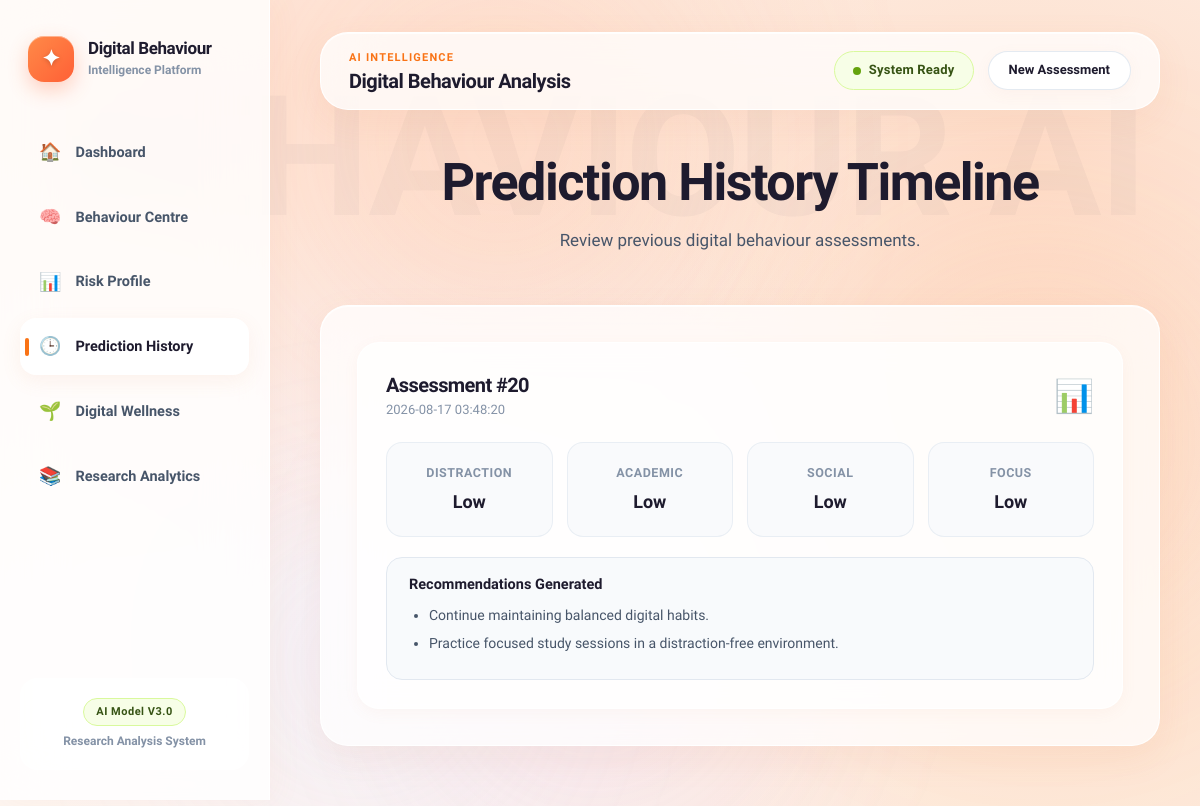
Before: /history with the older database file.
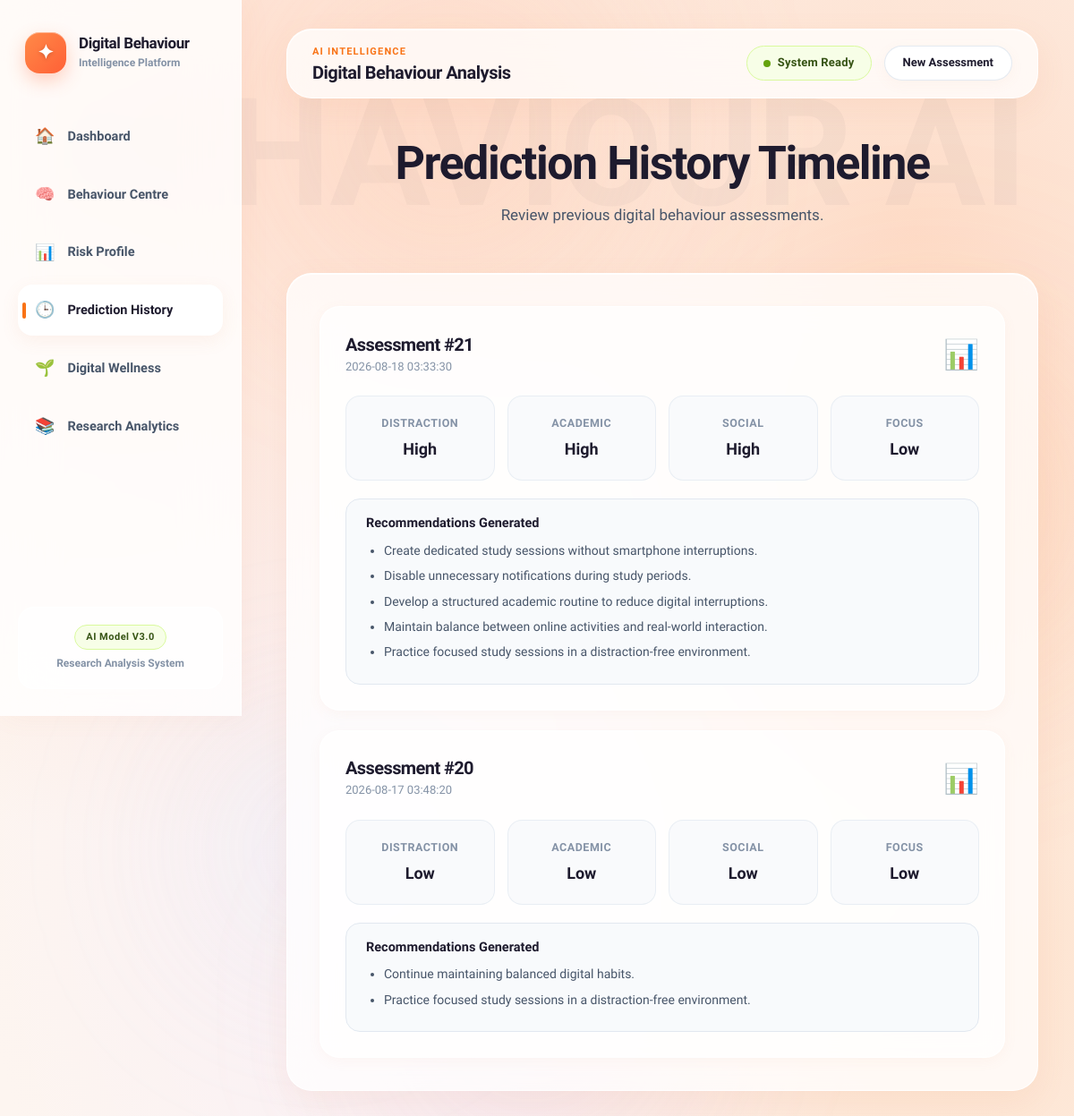
After: the same page with the newer database file.
### tables this page shows
CREATE TABLE assessments
        (

            id INTEGER PRIMARY KEY AUTOINCREMENT,

            created_at TEXT,

            input_data TEXT,

            prediction_data TEXT,

            recommendations TEXT

        );

### app.py (the view)
@app.route("/history")
def history():
    records = get_prediction_history()
    return render_template(
        "history.html",
        records=records
    )

### utils/database.py (called while the page is built, shortened)
def get_database_path():
    custom_path = os.environ.get("DATABASE_PATH")
    if custom_path:
        return custom_path

def initialize_database():
    db_path = get_database_path()
    db_dir = os.path.dirname(db_path)
    if db_dir:
        os.makedirs(db_dir, exist_ok=True)
    conn = sqlite3.connect(db_path)
    cursor = conn.cursor()
    cursor.execute(
        """
        CREATE TABLE IF NOT EXISTS assessments
        (
            id INTEGER PRIMARY KEY AUTOINCREMENT,
            created_at TEXT,
            input_data TEXT,
            prediction_data TEXT,
            recommendations TEXT
        )
        """
    )
    conn.commit()
    conn.close()

def get_prediction_history():
    initialize_database()
    db_path = get_database_path()
    conn = sqlite3.connect(db_path)
    conn.row_factory = sqlite3.Row
    cursor = conn.cursor()
    cursor.execute(
        """
        SELECT *
        FROM assessments
        ORDER BY id DESC
        """
    )
    rows = cursor.fetchall()
    conn.close()
    history = []
    for row in rows:
        try:
            history.append(
                {
                    "id": row["id"],
                    "date": row["created_at"],
                    "input": json.loads(row["input_data"]),
                    "prediction": json.loads(row["prediction_data"]),
                    "recommendations": json.loads(row["recommendations"])
                }
            )
        except Exception:
            continue
    return history

### templates/history.html (shortened to what this page needs)
{% extends "base.html" %}
{% block content %}
<div class="result-header">
<h1>
Prediction History Timeline
</h1>
<p>
Review previous digital behaviour assessments.
</p>
</div>
<div class="glass-card">
{% if records and records|length > 0 %}
<div class="history-wrapper">
{% for item in records %}
<div class="history-item">
<div class="history-top">
<div>
<h2>
Assessment #{{item.id}}
</h2>
<p>
{{item.date}}
</p>
</div>
<div class="history-icon">
📊
</div>
</div>
<div class="history-results">
<div class="history-box">
<span>
Distraction
</span>
<h3>
{{item.prediction.Distraction_Level}}
</h3>
</div>
<div class="history-box">
<span>
Academic
</span>
<h3>
{{item.prediction.Academic_Impact_Level}}
</h3>
</div>
<div class="history-box">
<span>
Social
</span>
<h3>
{{item.prediction.Social_Impact_Level}}
</h3>
</div>
<div class="history-box">
<span>
Focus
</span>
<h3>
{{item.prediction.Focus_Level}}
</h3>
</div>
</div>
<div class="recommendation-preview">
<h4>
Recommendations Generated
</h4>
<ul>
{% for rec in item.recommendations %}
<li>
{{rec}}
</li>
{% endfor %}
</ul>
</div>
</div>
{% endfor %}
</div>
{% endif %}
</div>
{% endblock %}

### templates/base.html (shortened to what this page needs)
<!DOCTYPE html>
<html lang="en">
<head>
<link href="https://cdn.jsdelivr.net/npm/bootstrap@5.3.3/dist/css/bootstrap.min.css" rel="stylesheet">
<link rel="stylesheet" href="{{ url_for('static', filename='css/style.css') }}">
<link rel="stylesheet" href="{{ url_for('static', filename='css/sidebar.css') }}">
<link rel="stylesheet" href="{{ url_for('static', filename='css/dashboard.css') }}">
<link rel="stylesheet" href="{{ url_for('static', filename='css/animation.css') }}">
<link rel="stylesheet" href="{{ url_for('static', filename='css/wellness.css') }}">
<link rel="stylesheet" href="{{ url_for('static', filename='css/research.css') }}">
</head>
<body>
<div class="background-effects">
    <div class="ambient-watermark">BEHAVIOUR AI</div>
    <div class="orb orb-one"></div>
    <div class="orb orb-two"></div>
    <div class="orb orb-four"></div>
</div>
<aside class="sidebar">
    <div class="brand">
        <div class="brand-icon">
            <span class="icon-symbol">✦</span>
        </div>
        <div>
            <h3>Digital Behaviour</h3>
            <p>Intelligence Platform</p>
        </div>
    </div>
    <nav class="menu">
        <a href="/" class="menu-item {% if request.path == '/' %}active{% endif %}">
            <span class="menu-icon">🏠</span>
            <span class="menu-text">Dashboard</span>
        </a>
        <a href="/behaviour" class="menu-item {% if request.path == '/behaviour' %}active{% endif %}">
            <span class="menu-icon">🧠</span>
            <span class="menu-text">Behaviour Centre</span>
        </a>
        <a href="/risk-profile" class="menu-item {% if request.path == '/risk-profile' %}active{% endif %}">
            <span class="menu-icon">📊</span>
            <span class="menu-text">Risk Profile</span>
        </a>
        <a href="/history" class="menu-item {% if request.path == '/history' %}active{% endif %}">
            <span class="menu-icon">🕒</span>
            <span class="menu-text">Prediction History</span>
        </a>
        <a href="/wellness" class="menu-item {% if request.path == '/wellness' %}active{% endif %}">
            <span class="menu-icon">🌱</span>
            <span class="menu-text">Digital Wellness</span>
        </a>
        <a href="/research" class="menu-item {% if request.path == '/research' %}active{% endif %}">
            <span class="menu-icon">📚</span>
            <span class="menu-text">Research Analytics</span>
        </a>
    </nav>
    <div class="sidebar-footer">
        <div class="footer-badge">AI Model V3.0</div>
        <p>Research Analysis System</p>
    </div>
</aside>
<main class="main-container">
    <header class="topbar">
        <div class="topbar-left">
            <span class="topbar-tag">AI Intelligence</span>
            <h2>Digital Behaviour Analysis</h2>
        </div>
        <div class="topbar-right">
            <div class="status-pill">
                <span class="pulse-dot"></span>
                System Ready
            </div>
            <a href="/" class="topbar-action-btn">New Assessment</a>
        </div>
    </header>
    <section class="page-content">
        {% block content %}
        {% endblock %}
    </section>
</main>
</body>
</html>

### static/css/sidebar.css (style rules this page uses)
.sidebar { position: fixed; left: 0; top: 0; height: 100vh; width: 270px; padding: 30px 20px; background: rgba(255, 255, 255, 0.82); backdrop-filter: blur(30px); -webkit-backdrop-filter: blur(30px); border-right: 1px solid rgba(255, 255, 255, 0.8); box-shadow: 4px 0 30px rgba(220, 130, 90, 0.06); z-index: 1000; display: flex; flex-direction: column; justify-content: space-between; }
.brand { display: flex; align-items: center; gap: 14px; padding: 6px 8px; margin-bottom: 36px; }
.brand-icon { width: 46px; height: 46px; border-radius: 16px; display: flex; align-items: center; justify-content: center; background: linear-gradient(135deg, #ff8a48 0%, #ff6036 100%); box-shadow: 0 8px 20px rgba(255, 106, 60, 0.3), inset 0 1px 0 rgba(255, 255, 255, 0.4); color: #ffffff; font-size: 20px; font-weight: 800; flex-shrink: 0; }
.icon-symbol { font-size: 22px; filter: drop-shadow(0 1px 2px rgba(0, 0, 0, 0.2)); }
.brand h3 { font-size: 17px; font-weight: 800; color: var(--text-heading); letter-spacing: -0.4px; margin: 0; line-height: 1.2; }
.brand p { font-size: 12px; color: var(--text-muted); font-weight: 600; margin: 3px 0 0; }
.menu { display: flex; flex-direction: column; gap: 8px; flex: 1; }
.menu-item { display: flex; align-items: center; gap: 14px; padding: 13px 18px; border-radius: 16px; color: var(--text-soft); text-decoration: none; font-size: 14.5px; font-weight: 600; transition: all 0.25s cubic-bezier(0.16, 1, 0.3, 1); position: relative; border: 1px solid transparent; }
.menu-icon { font-size: 18px; display: flex; align-items: center; justify-content: center; transition: transform 0.25s ease; }
.menu-text { flex: 1; }
.menu-item.active { color: var(--text-heading); background: #ffffff; border-color: rgba(255, 255, 255, 0.95); font-weight: 700; box-shadow: 0 6px 20px rgba(220, 130, 90, 0.09); }
.menu-item.active::before { content: ""; position: absolute; left: 4px; top: 50%; transform: translateY(-50%); width: 4px; height: 18px; border-radius: 4px; background: var(--primary); }
.sidebar-footer { padding: 18px; border-radius: 18px; background: rgba(255, 255, 255, 0.65); border: 1px solid rgba(255, 255, 255, 0.8); text-align: center; }
.footer-badge { display: inline-block; padding: 4px 12px; border-radius: var(--radius-pill); background: var(--accent-lime-bg); border: 1px solid var(--accent-lime-border); color: var(--accent-lime-text); font-size: 11px; font-weight: 800; letter-spacing: 0.5px; margin-bottom: 6px; }
.sidebar-footer p { margin: 0; font-size: 12px; color: var(--text-muted); font-weight: 600; }

### static/css/dashboard.css (style rules this page uses)
.history-wrapper { display: flex; flex-direction: column; gap: 22px; }
.history-item { padding: 28px; border-radius: 22px; background: rgba(255, 255, 255, 0.7); border: 1px solid rgba(255, 255, 255, 0.95); box-shadow: var(--shadow-sm); transition: all 0.3s ease; }
.history-top { display: flex; justify-content: space-between; align-items: center; margin-bottom: 20px; }
.history-top h2 { font-size: 20px; font-weight: 800; color: var(--text-heading); margin: 0; }
.history-top p { margin: 2px 0 0; font-size: 13px; color: var(--text-muted); }
.history-icon { font-size: 32px; }
.history-results { display: grid; grid-template-columns: repeat(4, 1fr); gap: 14px; }
.history-box { padding: 16px; border-radius: 16px; background: rgba(248, 250, 252, 0.85); border: 1px solid rgba(226, 232, 240, 0.7); text-align: center; }
.history-box span { color: var(--text-muted); font-size: 12.5px; font-weight: 700; text-transform: uppercase; letter-spacing: 0.5px; }
.history-box h3 { margin-top: 6px; font-size: 18px; font-weight: 800; color: var(--text-heading); }
.recommendation-preview { margin-top: 20px; padding: 18px 22px; border-radius: 16px; background: #f8fafc; border: 1px solid #e2e8f0; }
.recommendation-preview h4 { font-size: 14.5px; font-weight: 700; color: var(--text-heading); margin-bottom: 10px; }
.recommendation-preview ul { margin: 0; padding-left: 20px; }
.recommendation-preview li { margin: 6px 0; color: var(--text-soft); font-size: 14px; }

### static/css/animation.css (style rules this page uses)
.page-content { animation: pageEnter 0.6s cubic-bezier(0.16, 1, 0.3, 1); }
.glass-card { animation: cardReveal 0.5s cubic-bezier(0.16, 1, 0.3, 1); }
.sidebar { animation: sidebarLoad 0.5s cubic-bezier(0.16, 1, 0.3, 1); }

Changed rows visible on the page:
added assessments: id "21", date "2026-08-18 03:33:30", prediction.Distraction_Level "High", prediction.Academic_Impact_Level "High", prediction.Social_Impact_Level "High", prediction.Focus_Level "Low", recommendations "Create dedicated study sessions without smartphone interruptions." "Disable unnecessary notifications during study periods." "Develop a structured academic routine to reduce digital interruptions." "Maintain balance between online activities and real-world interaction." "Practice focused study sessions in a distraction-free environment."
